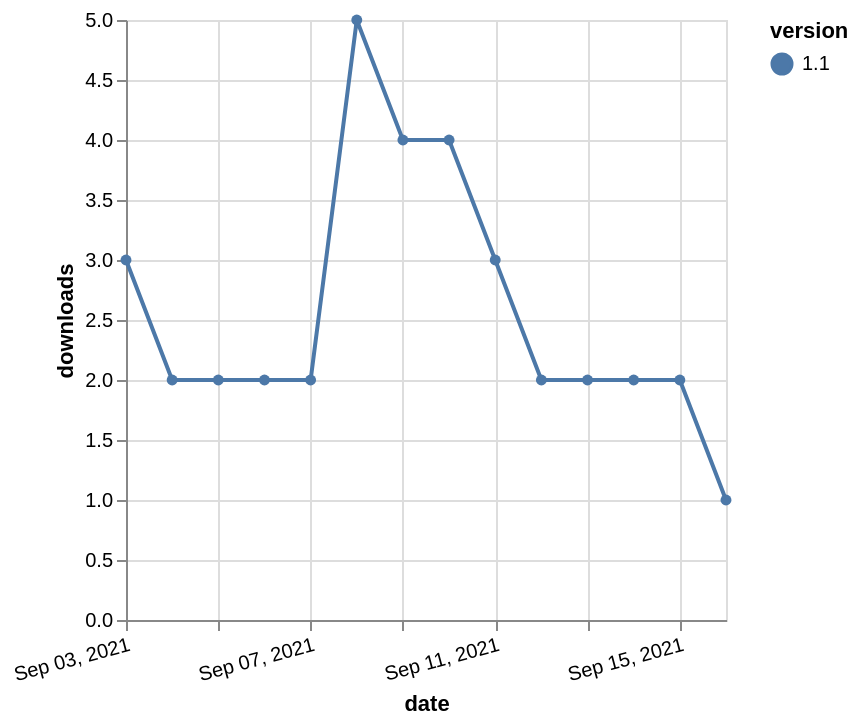

The specification (Vega-Lite) saved for this image:
### Vega-Lite specification from a JSON file in a GitHub repository (floating-point values rounded to 4 significant figures)
{"$schema": "https://vega.github.io/schema/vega-lite/v5.json", "description": "A simple bar chart with embedded data.", "data": {"values": [{"date": "2021-09-03", "total": 26513, "delta": 3, "version": "1.1"}, {"date": "2021-09-04", "total": 26515, "delta": 2, "version": "1.1"}, {"date": "2021-09-05", "total": 26517, "delta": 2, "version": "1.1"}, {"date": "2021-09-06", "total": 26519, "delta": 2, "version": "1.1"}, {"date": "2021-09-07", "total": 26521, "delta": 2, "version": "1.1"}, {"date": "2021-09-08", "total": 26526, "delta": 5, "version": "1.1"}, {"date": "2021-09-09", "total": 26530, "delta": 4, "version": "1.1"}, {"date": "2021-09-10", "total": 26534, "delta": 4, "version": "1.1"}, {"date": "2021-09-11", "total": 26537, "delta": 3, "version": "1.1"}, {"date": "2021-09-12", "total": 26539, "delta": 2, "version": "1.1"}, {"date": "2021-09-13", "total": 26541, "delta": 2, "version": "1.1"}, {"date": "2021-09-14", "total": 26543, "delta": 2, "version": "1.1"}, {"date": "2021-09-15", "total": 26545, "delta": 2, "version": "1.1"}, {"date": "2021-09-16", "total": 26546, "delta": 1, "version": "1.1"}]}, "width": "container", "mark": {"type": "line", "point": {"filled": true}}, "encoding": {"x": {"field": "date", "type": "temporal", "timeUnit": "yearmonthdate", "title": "date", "axis": {"labelAngle": -15}}, "y": {"field": "delta", "type": "quantitative", "title": "downloads"}, "color": {"field": "version", "type": "nominal"}, "tooltip": {"field": "delta"}}}
